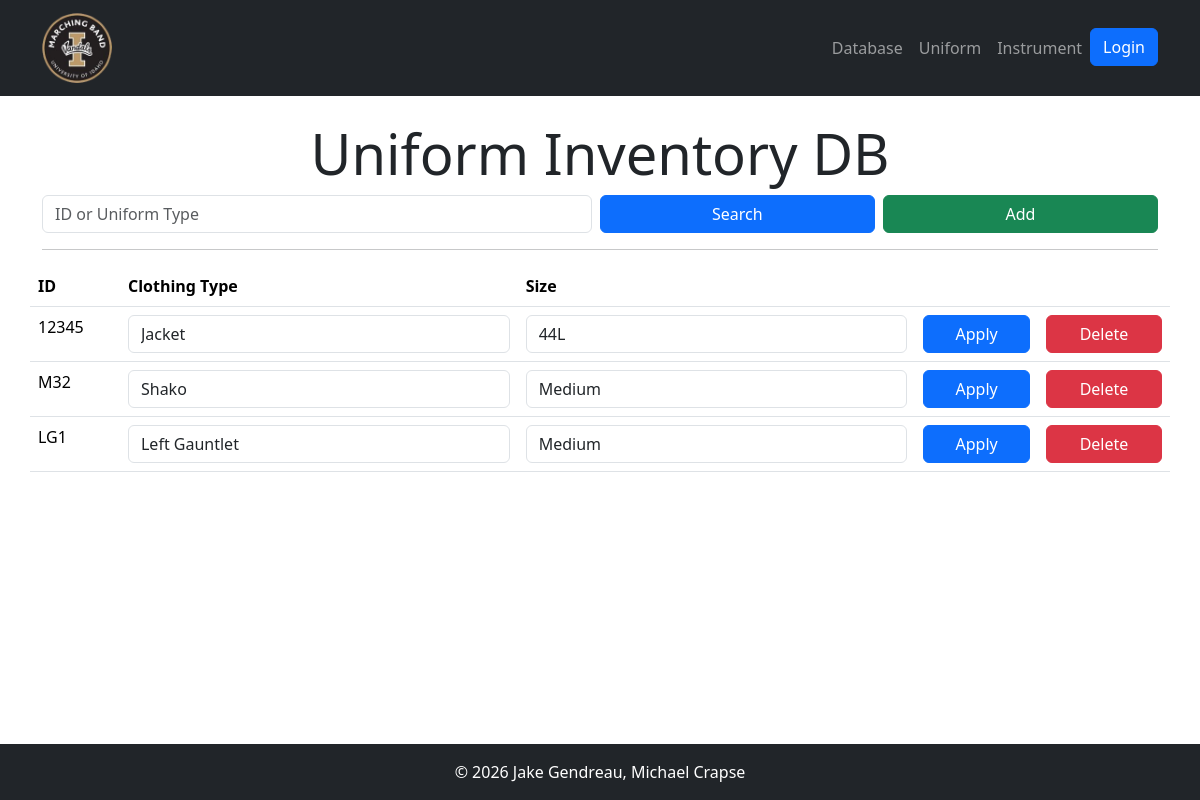
The page /vmb/database/uniform_db/ on the database as committed earlier.
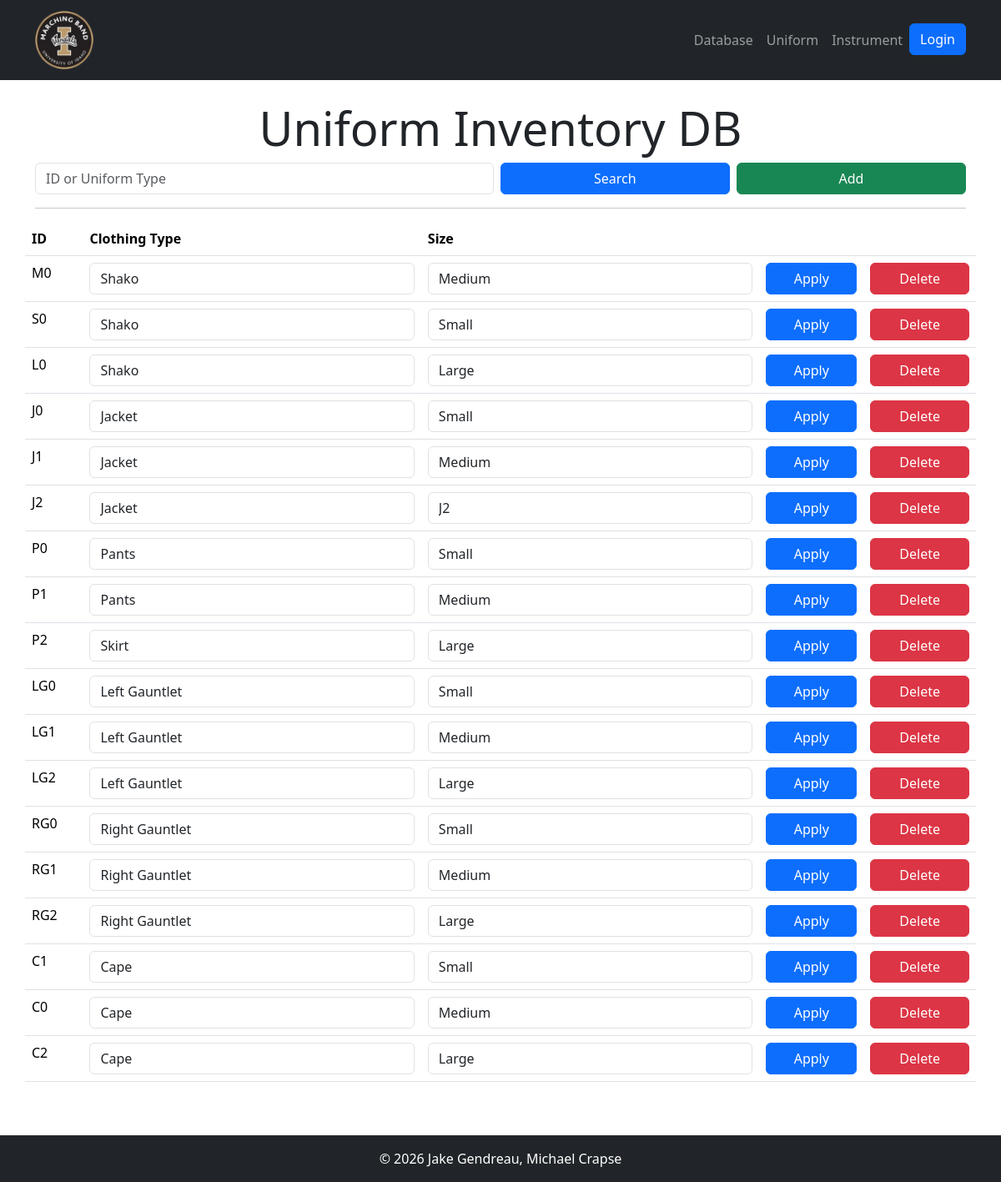
The same page on the database as committed later.
### inventory/models.py (models this page shows, shortened)
class Uniform_Piece(models.Model):
    clothing_id = models.CharField(max_length=16, primary_key=True)
    size = models.CharField(max_length=32)
    clothing_type = models.CharField(
        max_length=32,
        choices=CLOTHING_CHOICES,
    )
    notes = models.CharField(max_length=128)

### inventory/views.py (the view)
# urls.py: path("database/uniform_db/", views.uniform_db, name="uniform_db"),
def uniform_db(request):
    uniforms = Uniform_Piece.objects.all()
    query = request.GET.get('search_box', '').strip()
    if query:
        uniforms = uniforms.filter(
            Q(clothing_id__icontains=query) |
            Q(size__icontains=query) |
            Q(clothing_type__icontains=query)
        )
    return render(request, "vmbsite/uniform_db.html", {'uniforms': uniforms})

### inventory/templates/vmbsite/uniform_db.html (shortened to what this page needs)
{% extends "vmbsite/base.html" %}
{% load static %}
{% block content %}
<div class="row">
    <div class="col-md-8 mx-auto text-center">
        <h1 class="display-4">Uniform Inventory DB</h1>
    </div>
</div>
<div class="row">
    <form id="member-form">
        <div class="d-flex gap-2 align-items-center">
            <input type="text" id="search_box" class="form-control w-50" name="search_box" placeholder="ID or Uniform Type">
            <button type="button" id="submit-btn" class="btn btn-primary w-25">Search</button>
            <button type="button" class="btn btn-success w-25" data-bs-toggle="modal" data-bs-target="#addUniformModal">
                Add
            </button>
        </div>
    </form>
</div>
<hr>
<div class="row">
    <table class="table">
    <thead>
        <tr>
        <th scope="col">ID</th>
        <th scope="col">Clothing Type</th>
        <th scope="col">Size</th>
        <th scope="col"></th>
        <th scope="col"></th>
        </tr>
    </thead>
    <tbody>
        {% for uniform in uniforms %}
        <tr data-id="{{ uniform.clothing_id }}">
            <td>{{ uniform.clothing_id }}</td>
            <td><input type="text" class="form-control clothing-type" value="{{ uniform.clothing_type }}"></td>
            <td><input type="text" class="form-control clothing-size" value="{{ uniform.size }}"></td>
            <td><button class="btn btn-primary update-btn w-100">Apply</button></td>
            <td><button class="btn btn-danger delete-btn w-100">Delete</button></td>
        </tr>
        {% empty %}
        <tr>
            <td colspan="5" class="text-center text-muted">No uniform pieces found in the database.</td>
        </tr>
        {% endfor %}
    </tbody>
    </table>
</div>
{% endblock %}

Rows that differ between the two databases and show on the page:
removed Uniform_Piece: clothing_id "12345", clothing_type "Jacket", size "44L"
removed Uniform_Piece: clothing_id "M32", clothing_type "Shako", size "Medium"
added Uniform_Piece: clothing_id "M0", clothing_type "Shako", size "Medium"
added Uniform_Piece: clothing_id "S0", clothing_type "Shako", size "Small"
added Uniform_Piece: clothing_id "L0", clothing_type "Shako", size "Large"
added Uniform_Piece: clothing_id "J0", clothing_type "Jacket", size "Small"
added Uniform_Piece: clothing_id "J1", clothing_type "Jacket", size "Medium"
added Uniform_Piece: clothing_id "J2", clothing_type "Jacket", size "J2"
added Uniform_Piece: clothing_id "P0", clothing_type "Pants", size "Small"
added Uniform_Piece: clothing_id "P1", clothing_type "Pants", size "Medium"
added Uniform_Piece: clothing_id "P2", clothing_type "Skirt", size "Large"
added Uniform_Piece: clothing_id "LG0", clothing_type "Left Gauntlet", size "Small"
added Uniform_Piece: clothing_id "LG2", clothing_type "Left Gauntlet", size "Large"
added Uniform_Piece: clothing_id "RG0", clothing_type "Right Gauntlet", size "Small"
added Uniform_Piece: clothing_id "RG1", clothing_type "Right Gauntlet", size "Medium"
added Uniform_Piece: clothing_id "RG2", clothing_type "Right Gauntlet", size "Large"
added Uniform_Piece: clothing_id "C1", clothing_type "Cape", size "Small"
added Uniform_Piece: clothing_id "C0", clothing_type "Cape", size "Medium"
added Uniform_Piece: clothing_id "C2", clothing_type "Cape", size "Large"
